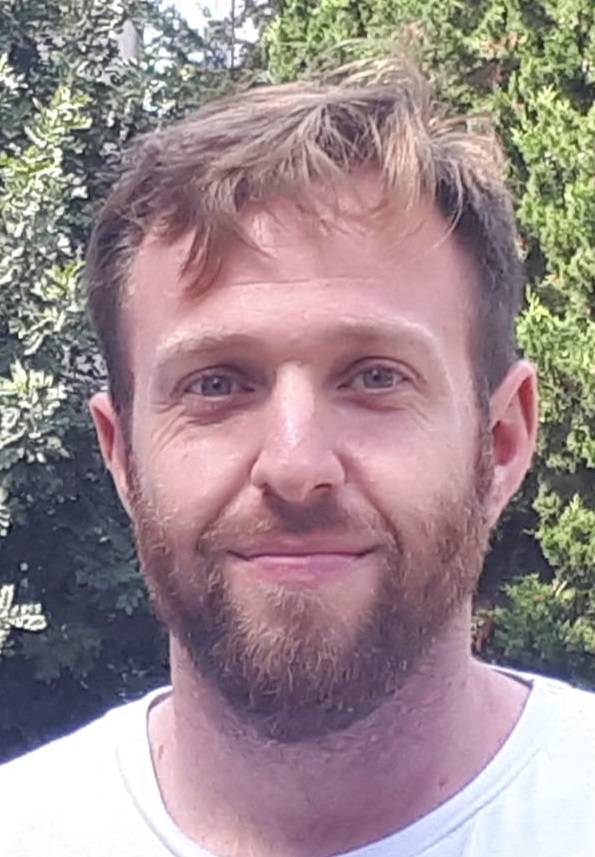
#> input picture Data/me.png, 595 x 857 px
$ jupyter execute --allow-errors EigenFaces.ipynb   (shell and % lines are left out)
#> lines starting #> are read from the running program, lines starting #| are printed output that depends on the picture
# EigenFaces

Before we begin, ask a friend to take a picture of you from a distance of around 1m with the default focus of your phone. Then, crop the image on your computer so it would contain only your face with a bit of a background. Save it with the name of "me" and locate it within the empty folder called "Data". Do not change the orders of folders. Keep the same order as in the zip file of HW3. You may also use a face out of the dataset as you would see later on but it is much more impressive if you do it with your face image.

[cell 1]
import numpy as np
import itertools
from tqdm import tqdm
import pickle
import sys
import pandas as pd
import matplotlib as mpl
import seaborn as sns
import matplotlib.pyplot as plt
mpl.style.use(['ggplot'])
plt.rcParams['axes.labelsize'] = 14
plt.rcParams['xtick.labelsize'] = 12
plt.rcParams['ytick.labelsize'] = 12
from sklearn.model_selection import train_test_split
from sklearn.preprocessing import StandardScaler
from sklearn.pipeline import Pipeline
from IPython.display import display, clear_output

from PIL import Image
from sklearn.datasets import fetch_lfw_people
from sklearn.decomposition import PCA

We will start by loading a dataset of human faces out of `scikit-learn` datasets.

#> (a cell that did not finish here is left out)

13,233 images were flattened and stacked in the matrix $X$ so every row is an image and every column is a pixel. We can see that by the shape of $X$.

#> (a cell that did not finish here is left out)

Let's see some of the images of the original dataset:

[cell 4]
def plot_gallery(images, h, w,rows=3, cols=4):
    plt.figure(figsize=(10,10))
    for i in range(rows * cols):
        plt.subplot(rows, cols, i + 1)
        plt.imshow(images[i, :].reshape((h, w)), cmap=plt.cm.gray)
        plt.xticks(())
        plt.yticks(())
    plt.show()

#> (a cell that did not finish here is left out)

Before we use the `PCA` package, we have to center our data. The center of our data ($\mu$) is the mean of each pixel along all of our images. Thus, the center has 2914 elements where the first element is the mean of all of the images' "first" pixels, the second is the mean of all of the images' "second" pixels etc. Notice that the images are already flattened in $X$ which might help you.

Calculate $\mu$ of $X$ and center every image in $X$ (row vector) according to $\mu$. Keep $X$ with same name `X`.

**Bonus**: Applying centering without a single loop would give you extra credit points.

#> (a cell that did not finish here is left out)

Now fit a PCA model on $X$ with 1000 components and without whitening.

[cell 7]
#----------------------------Implement your code here-----------------------
n_components = 1000
#> (the rest of this cell did not finish here and is left out)

---

<span style="color:red">***Question:***</span> *If we now have 1000 eigenvectors, by how many dimensions we have reduced our data?*

---

---

<span style="color:red">***Answer:***</span> The number of dimensions our original data had is eqivilent to the length of each row in X (i.e., the number of pixels in every image, 2914). Hence, we have reduced our data by 1914 dimensions

---

Let's see these eigenfaces!

[cell 8]
def plot_eigenfaces(eigenvec_mat, h, w, rows=3, cols=4):
    plt.figure(figsize=(10,10))
    for i in range(rows * cols):
        plt.subplot(rows, cols, i + 1)
        plt.imshow(eigenvec_mat[i, :].reshape((h, w)), cmap=plt.cm.gray)
        plt.title("$u_{" + str(i+1) + "}$")
        plt.xticks(())
        plt.yticks(())
    plt.show()

`eigenvec_mat` is the matrix of the eigenvectors calculated where every row is an eigenvector and the first row has the highest eigenvalue and the second row has the next highest eigenvalue etc. Think where this matrix was calculated in the process.

#> (a cell that did not finish here is left out)

If you got it right, you should see those "ghosts" we talked about.

And now, let's move on towards the more interesting part! We will start by showing your resized gray level face image. It might be a bit distorted due to resizing. Change the format of `.jpg` as needed.

[cell 10]
img_format = '.png' # change the format according to your image. Do not delete the dot sign before the format name
image = Image.open('Data/me' + img_format)
#> image is the input picture: PIL image 595x857 RGB; mean R, G, B 156.4, 138.4, 141.7
gray = image.convert('L')
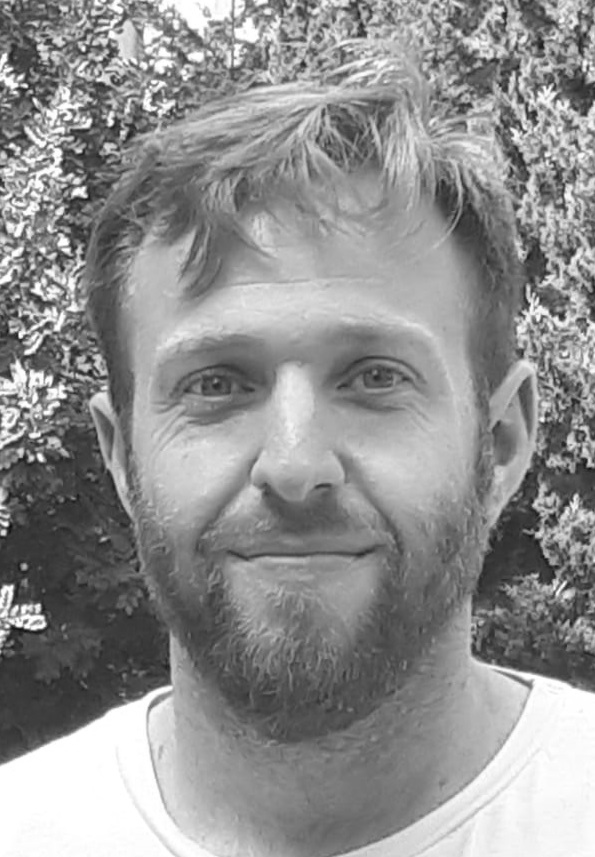
#> gray: PIL image 595x857 L; min 11, max 255, mean 144.1
#> (the rest of this cell did not finish here and is left out)
